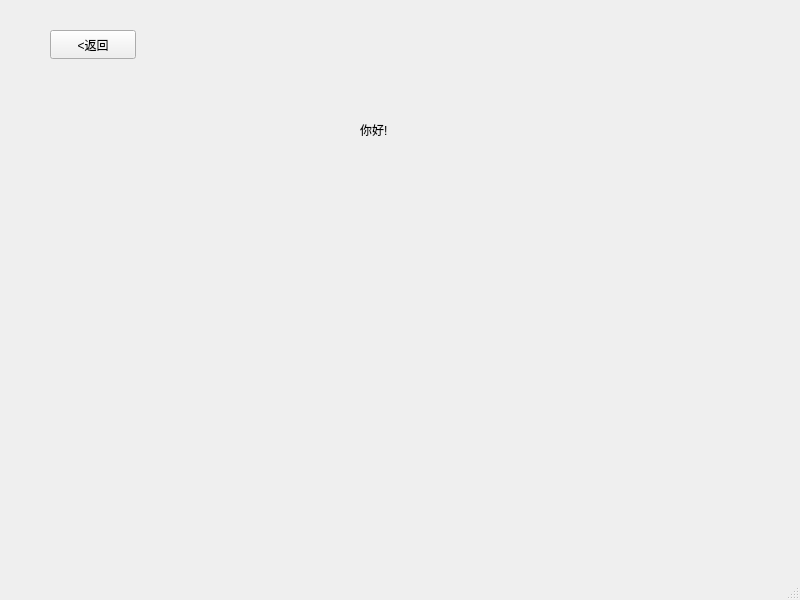
<?xml version="1.0" encoding="UTF-8"?>
<ui version="4.0">
 <class>c_memberinfo</class>
 <widget class="QMainWindow" name="c_memberinfo">
  <property name="geometry">
   <rect>
    <x>0</x>
    <y>0</y>
    <width>800</width>
    <height>600</height>
   </rect>
  </property>
  <property name="windowTitle">
   <string>MainWindow</string>
  </property>
  <widget class="QWidget" name="centralwidget">
   <widget class="QLabel" name="label">
    <property name="geometry">
     <rect>
      <x>360</x>
      <y>120</y>
      <width>62</width>
      <height>20</height>
     </rect>
    </property>
    <property name="text">
     <string>你好!</string>
    </property>
   </widget>
   <widget class="QPushButton" name="pB_back">
    <property name="geometry">
     <rect>
      <x>50</x>
      <y>30</y>
      <width>86</width>
      <height>29</height>
     </rect>
    </property>
    <property name="text">
     <string>&lt;返回</string>
    </property>
   </widget>
  </widget>
  <widget class="QMenuBar" name="menubar">
   <property name="geometry">
    <rect>
     <x>0</x>
     <y>0</y>
     <width>800</width>
     <height>25</height>
    </rect>
   </property>
  </widget>
  <widget class="QStatusBar" name="statusbar"/>
 </widget>
 <resources/>
 <connections/>
</ui>
